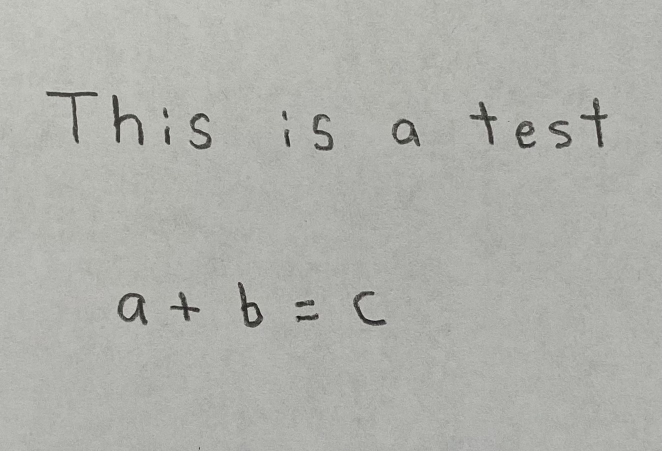
#> input picture DavidTest.jpg, 1323 x 902 px, given in place of the camera (shown at 1/2 size)
$ python LiveVideoExtraction.py
#> lines starting #> are read from the running program, lines starting #| are printed output that depends on the picture; after the words box and inside, x2 and y2 are one past the last pixel; in counts of white or black regions, pixels touching at a corner belong together
# Import required packages
import cv2
import numpy as np

def show_image(image):
    cv2.imshow('image',img)
    cv2.waitKey(0)
    cv2.destroyAllWindows()

cam = cv2.VideoCapture(1)

while True:

    #Show the video feed
    result, img = cam.read()
#> img is the input picture: shape (902, 1323, 3); mean B, G, R 171.7, 176.9, 175.9
    cv2.imshow('LiveStream', img)

    # Preprocessing the image starts

    #Smooth the image
    kernel = np.ones((5,5),np.float32)/25
    smooth1 = cv2.filter2D(img,-1,kernel)
    smooth = cv2.filter2D(smooth1,-1,kernel)

    # Convert the image to gray scale
    gray = cv2.cvtColor(smooth, cv2.COLOR_BGR2GRAY)

    # Performing OTSU threshold
    ret, thresh1 = cv2.threshold(gray, 100, 255, cv2.THRESH_OTSU | cv2.THRESH_BINARY_INV)
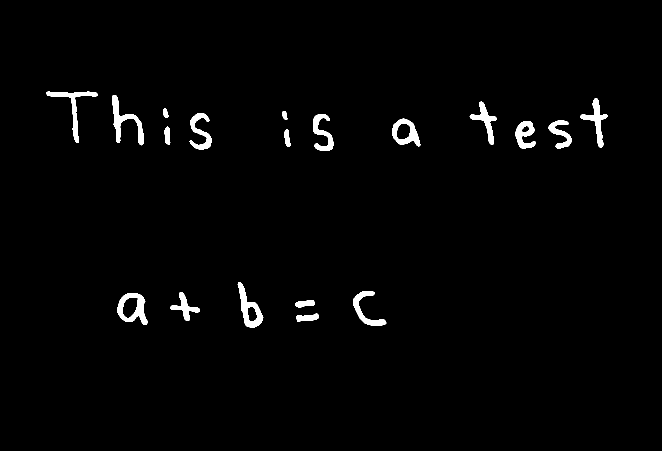
#> thresh1: shape (902, 1323) (shown at 1/2 size); 1.7% white; 19 white regions, largest, box (x1, y1, x2, y2) and area: (225, 190, 288, 291) 1847, (235, 586, 295, 650) 1784, (475, 564, 527, 655) 1737
#> ret = 135
    #thresh1 = cv2.adaptiveThreshold(gray, 255, cv2.ADAPTIVE_THRESH_GAUSSIAN_C, cv2.THRESH_BINARY, 115, 1)

    #Blur threshold to get rid of any dots
    blur = cv2.medianBlur(thresh1, 3)
#> blur: shape (902, 1323); 1.7% white; 19 white regions, largest, box (x1, y1, x2, y2) and area: (225, 190, 288, 290) 1846, (235, 586, 295, 650) 1781, (476, 564, 526, 655) 1737

    # Specify structure shape and kernel size.
    # Kernel size increases or decreases the area
    # of the rectangle to be detected.
    # A smaller value like (10, 10) will detect
    # each word instead of a sentence.
    rect_kernel = cv2.getStructuringElement(cv2.MORPH_RECT, (20, 20))

    # Applying dilation on the threshold image
    dilation = cv2.dilate(blur, rect_kernel, iterations = 1)
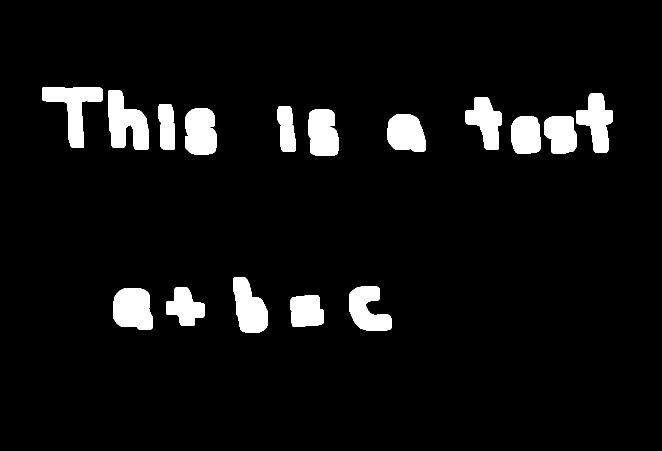
#> dilation: shape (902, 1323) (shown at 1/2 size); 6.1% white; 16 white regions, largest, box (x1, y1, x2, y2) and area: (216, 181, 298, 300) 6299, (84, 174, 205, 296) 6128, (226, 577, 305, 660) 5570
    dilation2 = cv2.dilate(blur, rect_kernel, iterations = 3)
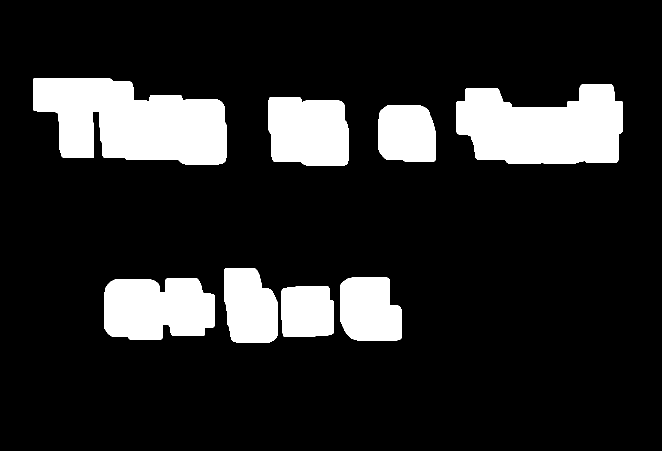
#> dilation2: shape (902, 1323) (shown at 1/2 size); 15.3% white; 8 white regions

    # Finding contours
    contours, hierarchy = cv2.findContours(dilation, cv2.RETR_EXTERNAL,
                                                     cv2.CHAIN_APPROX_NONE)
#> contours = 16 contours; largest, box (x1, y1, x2, y2) and area: (216, 181, 298, 300) 6084, (84, 174, 205, 296) 5898, (226, 577, 305, 660) 5445, (467, 555, 536, 665) 5052, (370, 217, 433, 309) 5010

    # Creating a copy of image
    im2 = img.copy()

    #Test Data File Dimensions to be resized to
    dim = (28,28)

    # Looping through the identified contours
    # Then rectangular part is cropped and padded with white space to make square
    # This is resized to 28x28 and also shown in 280x280
    for cnt in contours:
        x, y, w, h = cv2.boundingRect(cnt)

        old_image_height = h
        old_image_width = w
        new_image_width = max(w,h)
        new_image_height = max(w,h)
        mask = np.full((new_image_height,new_image_width), 0, dtype=np.uint8)

        # compute center offset
        x_center = (new_image_width - old_image_width) // 2
        y_center = (new_image_height - old_image_height) // 2

        #invthresh = cv2.bitwise_not(thresh1)
        cropped = thresh1[y:y+h,x:x+w]

        # copy img image into center of result image
        mask[y_center:y_center+old_image_height,x_center:x_center+old_image_width] = cropped

        #Resize square, padded value to input dim and larger viewable 280x280 size
        resized_cropped = cv2.resize(mask, dim, interpolation = cv2.INTER_AREA)
        Big = cv2.resize(mask, (280,280),interpolation = cv2.INTER_AREA)

        print(resized_cropped.astype('int'))
#> this loop made 16 passes
#> (x, y, w, h, old_image_height, old_image_width, new_image_width, new_image_height) on passes 1 to 12: (581, 591, 67, 63, 63, 67, 67, 67), (226, 577, 79, 83, 83, 79, 83, 83), (332, 575, 78, 77, 77, 78, 78, 78), (698, 573, 85, 89, 89, 85, 89, 89), (467, 555, 69, 110, 110, 69, 110, 110), (1022, 233, 60, 74, 74, 60, 74, 74), (1088, 232, 66, 75, 75, 66, 75, 75), (775, 228, 76, 75, 75, 76, 76, 76), (617, 219, 60, 93, 93, 60, 93, 93), (370, 217, 63, 92, 92, 63, 92, 92), (555, 213, 36, 91, 91, 36, 91, 91), (317, 208, 33, 91, 91, 33, 91, 91)
#> (printed output is left out)
#> pass 1, `cropped = thresh1[y:y+h,x:x+w]`:
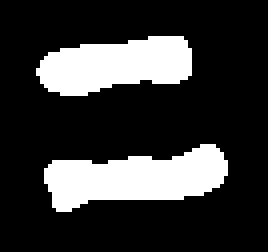
#> cropped: shape (63, 67) (shown 4 times larger); 21.3% white; 2 white regions, box (x1, y1, x2, y2) and area: (11, 36, 57, 53) 482, (9, 9, 48, 24) 417
#> pass 1, `Big = cv2.resize(mask, (280,280),interpolation = cv2.INTER_AREA)`:
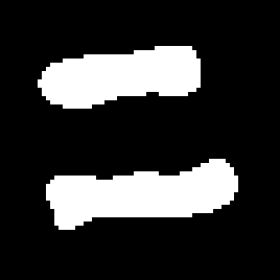
#> Big: shape (280, 280); min 0, max 255, mean 51.1
#> after the loop:
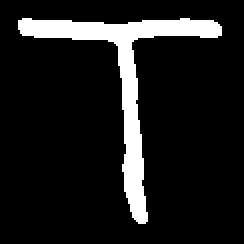
#> mask: shape (122, 122) (shown 2 times larger); 11.1% white; 1 white region, box (x1, y1, x2, y2) and area: (9, 9, 111, 112) 1646
        #cv2.imshow('28x28 Image', resized_cropped)
        #cv2.waitKey(0)
        #cv2.destroyAllWindows()
    cv2.imshow('280x280 Image', Big)
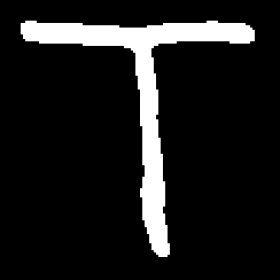
#> window '280x280 Image': shape (280, 280); min 0, max 255, mean 28.2
    cv2.waitKey(0)
    cv2.destroyAllWindows()

    if cv2.waitKey(1) & 0xFF == ord('q'):
#> (key q is pressed here)
        break

cam.release()
# Destroy all the windows
cv2.destroyAllWindows()
